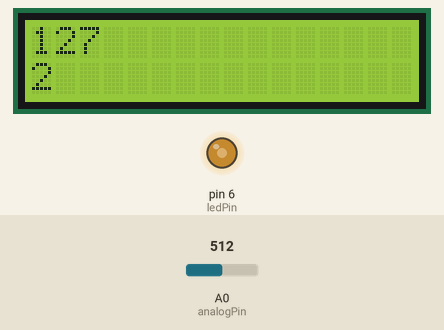
Simulated run of this sketch. Board: Arduino Uno, built with avr-gcc and run on an emulated ATmega328P. Parts: 16×2 character LCD, output pins drawn as LEDs (lit = HIGH). The inputs (shaded band) are chosen by the test bench; at power-on: A0 (analogPin) = 512.

Above: at 1.2 s.
1.3 s: A0 (analogPin) set to 716
At 2.3 s:
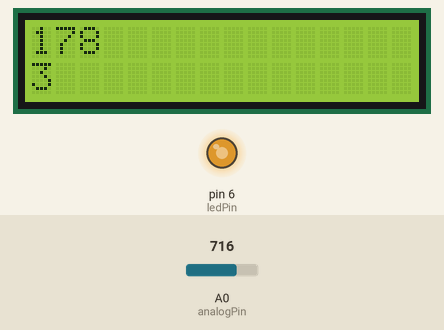
2.8 s: A0 (analogPin) set to 900
At 3.6 s:
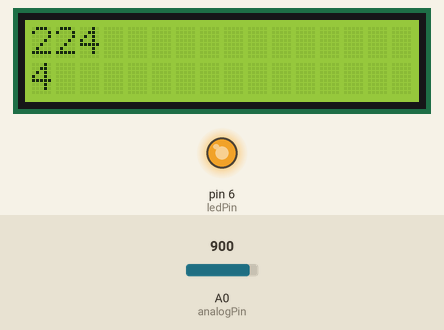
4.3 s: A0 (analogPin) set to 122
At 4.8 s:
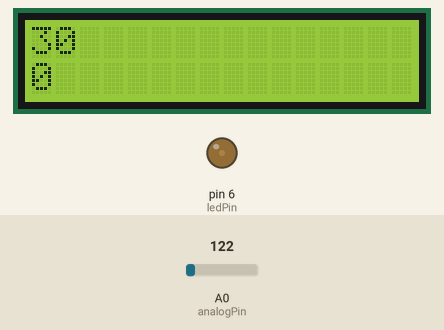
5.8 s: A0 (analogPin) set to 0
At 7.1 s:
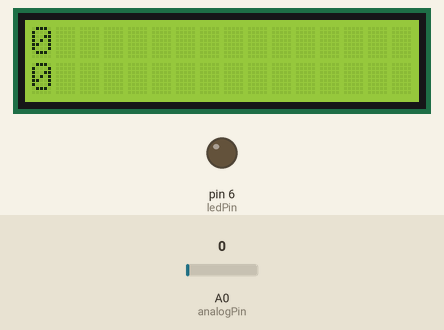
7.4 s: A0 (analogPin) set to 511
At 8.4 s:
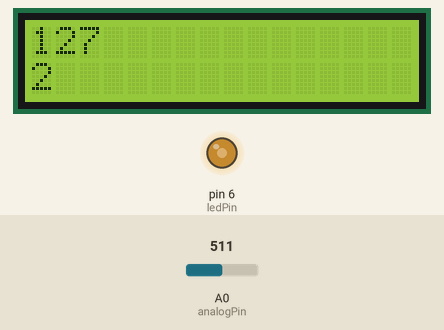
Timing chart, 0 to 9.9 s (numbered marks = the images above; inputs shaded):
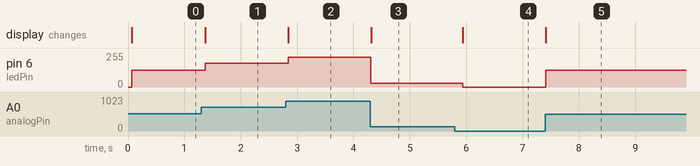

Measured:
- after the input at 1.3 s, pin 6 (ledPin): 127/255 → 178/255 after 0.07 s; the display: changes after 0.07 s (image 1)
- after the input at 2.8 s, pin 6 (ledPin): 178/255 → 224/255 at once; the display: changes at once (image 2)
- after the input at 4.3 s, pin 6 (ledPin): 224/255 → 30/255 at once; the display: changes at once (image 3)
- after the input at 5.8 s, pin 6 (ledPin): 30/255 → 0/255 after 0.14 s; the display: changes after 0.14 s (image 4)
- after the input at 7.4 s, pin 6 (ledPin): 0/255 → 127/255 at once; the display: changes at once (image 5)

The sketch:

pwm.ino
```cpp
#include <LiquidCrystal.h>
LiquidCrystal lcd(0,1,2,3,4,5);
int ledPin = 6;
int analogPin = A0;
int val = 0;

void setup() {
  // put your setup code here, to run once:
  pinMode(ledPin, OUTPUT);
}

void loop() {
  lcd.begin(16,2);
  lcd.setCursor(0,0);
  val = analogRead(analogPin);
  val = map(val, 0, 1023, 0, 255);
  analogWrite(ledPin, val);
  lcd.print(val);
  lcd.setCursor(0,1);
  lcd.print(val*5/255);
  delay(100);
}
```
